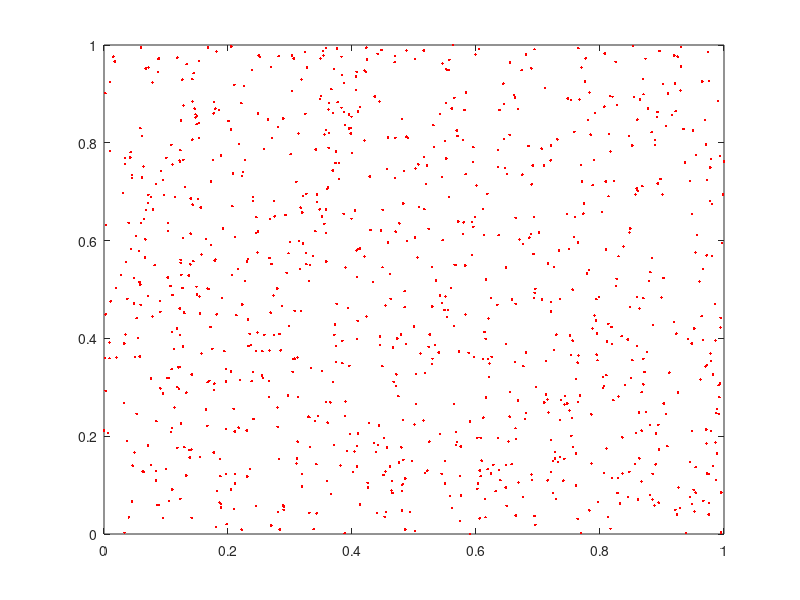

MATLAB code for this plot:
%% Linear Congruential Generator for Uniform Random Deviates

clear all
close all

% Parameters
a = 1597 ;
b = 51749 ;
M = 244944 ;
N0 = 40243 ; % Seed number

ndeviates = 1000 ; % Number of deviates required

% Algorithm
A = zeros([1,ndeviates]) ; % Initialise zeros matrix for number of deviates
A(1) = mod(a*N0 + b , M) ; % Start at the beginning
for i = 2:ndeviates
    A(i+1) = mod(a*A(i) + b , M) ;
end

U = A ./ M ; % Transform our numbers into standard uniform deviates

X = U(1:ndeviates-1) ; % This will be the U(i) plane
Y = U(2:ndeviates) ; % This will be the U(i+1) plane

% Plot the figure to see how they lie
% They could fall onto parallel lines:
% e.g. When a = 1229; b=1; M = 2048
% Or they could fall (relatively) well distributed:
% e.g. When a = 1597; b = 51749; M = 244944
figure(1)
plot(X,Y,'r.')